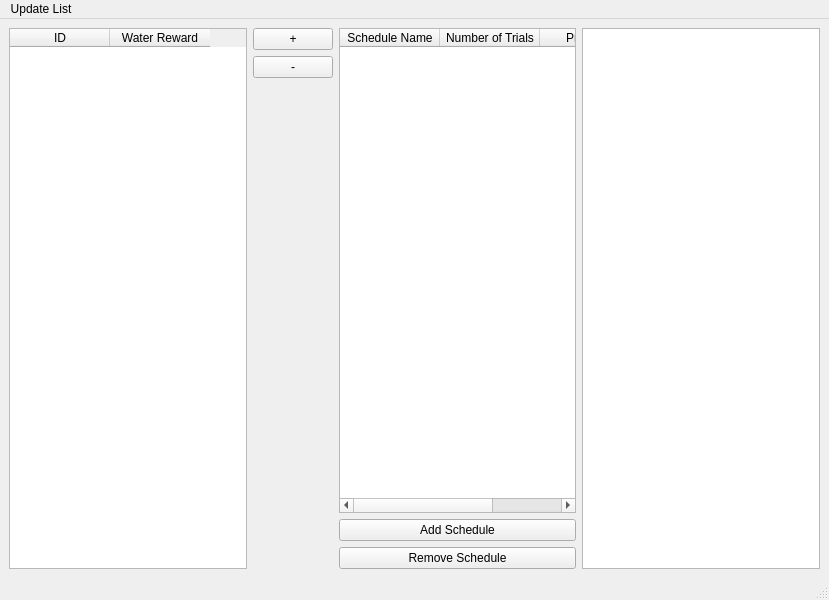
<?xml version="1.0" encoding="UTF-8"?>
<ui version="4.0">
 <class>MainWindow</class>
 <widget class="QMainWindow" name="MainWindow">
  <property name="geometry">
   <rect>
    <x>0</x>
    <y>0</y>
    <width>829</width>
    <height>600</height>
   </rect>
  </property>
  <property name="contextMenuPolicy">
   <enum>Qt::ActionsContextMenu</enum>
  </property>
  <property name="windowTitle">
   <string>Animal Management</string>
  </property>
  <widget class="QWidget" name="centralwidget">
   <layout class="QGridLayout" name="gridLayout">
    <item row="0" column="2" rowspan="3">
     <widget class="QTableWidget" name="scheduleTable">
      <property name="editTriggers">
       <set>QAbstractItemView::NoEditTriggers</set>
      </property>
      <column>
       <property name="text">
        <string>Schedule Name</string>
       </property>
      </column>
      <column>
       <property name="text">
        <string>Number of Trials</string>
       </property>
      </column>
      <column>
       <property name="text">
        <string>Progress</string>
       </property>
      </column>
     </widget>
    </item>
    <item row="1" column="1">
     <widget class="QPushButton" name="removeRowButton">
      <property name="text">
       <string>-</string>
      </property>
     </widget>
    </item>
    <item row="0" column="1">
     <widget class="QPushButton" name="addRowButton">
      <property name="text">
       <string>+</string>
      </property>
     </widget>
    </item>
    <item row="3" column="2">
     <widget class="QPushButton" name="addScheduleButton">
      <property name="text">
       <string>Add Schedule</string>
      </property>
     </widget>
    </item>
    <item row="4" column="2">
     <widget class="QPushButton" name="removeScheduleButton">
      <property name="text">
       <string>Remove Schedule</string>
      </property>
     </widget>
    </item>
    <item row="0" column="0" rowspan="5">
     <widget class="QTableWidget" name="animalTable">
      <column>
       <property name="text">
        <string>ID</string>
       </property>
      </column>
      <column>
       <property name="text">
        <string>Water Reward</string>
       </property>
      </column>
     </widget>
    </item>
    <item row="0" column="3" rowspan="5">
     <widget class="QTableView" name="trialView"/>
    </item>
    <item row="2" column="1" rowspan="3">
     <spacer name="verticalSpacer">
      <property name="orientation">
       <enum>Qt::Vertical</enum>
      </property>
      <property name="sizeHint" stdset="0">
       <size>
        <width>20</width>
        <height>40</height>
       </size>
      </property>
     </spacer>
    </item>
   </layout>
  </widget>
  <widget class="QMenuBar" name="menubar">
   <property name="geometry">
    <rect>
     <x>0</x>
     <y>0</y>
     <width>829</width>
     <height>26</height>
    </rect>
   </property>
   <widget class="QMenu" name="menuUpdate_List">
    <property name="title">
     <string>Update List</string>
    </property>
    <addaction name="actionUpdate"/>
   </widget>
   <addaction name="menuUpdate_List"/>
  </widget>
  <widget class="QStatusBar" name="statusbar"/>
  <action name="actionUpdate">
   <property name="text">
    <string>Confirm</string>
   </property>
  </action>
 </widget>
 <resources/>
 <connections/>
</ui>
